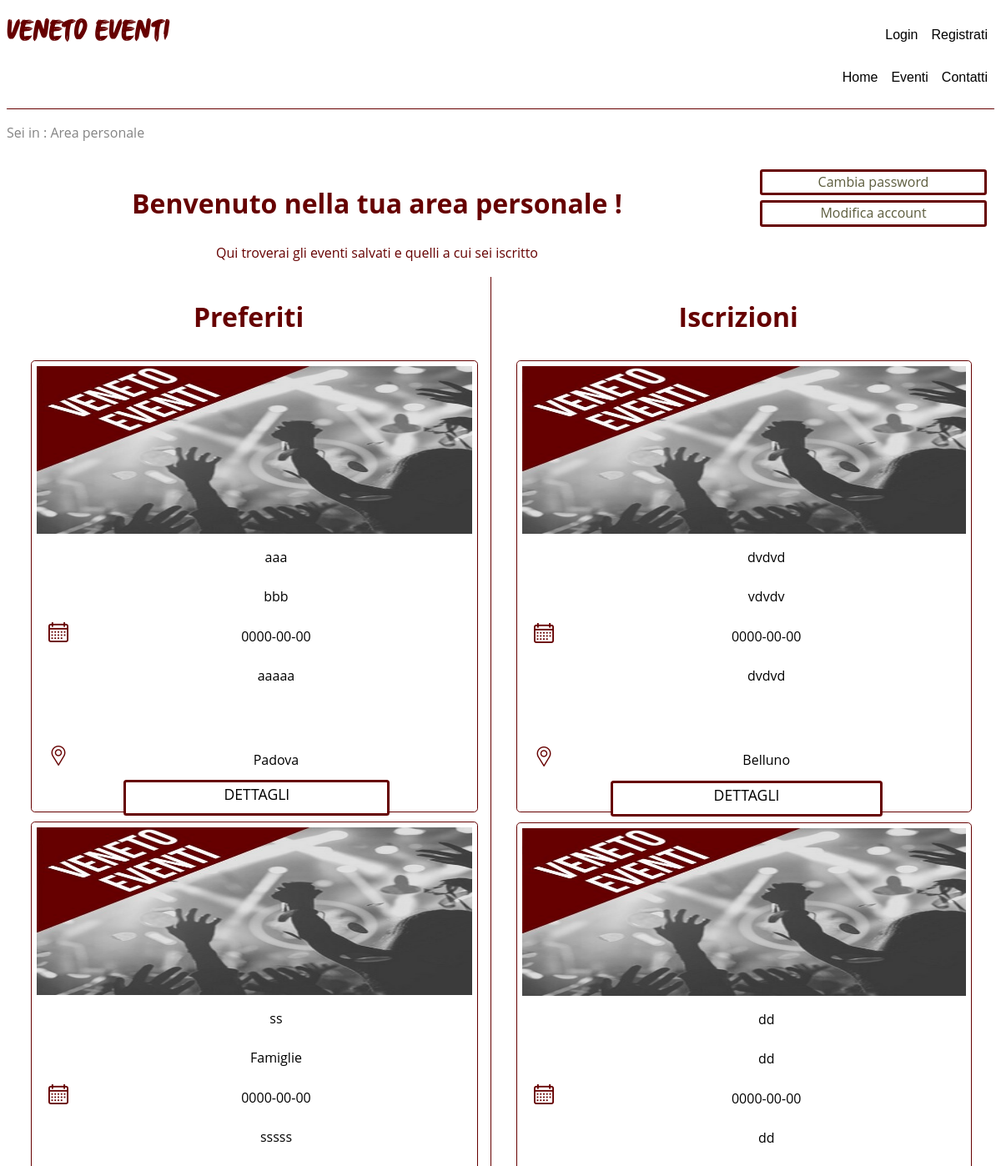
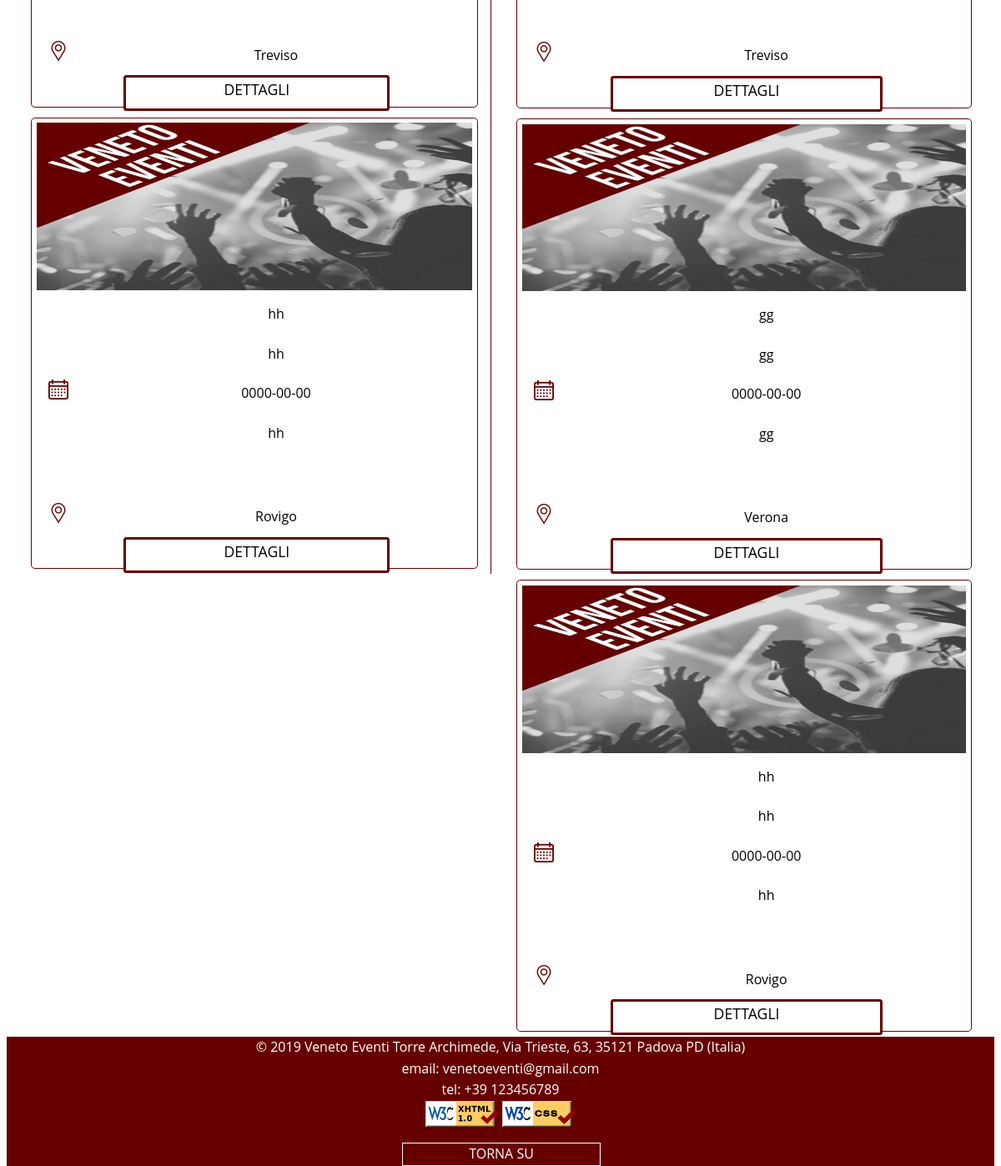
Before: /area_riservata_utente.php with the older database file (2 pictures, top to bottom).
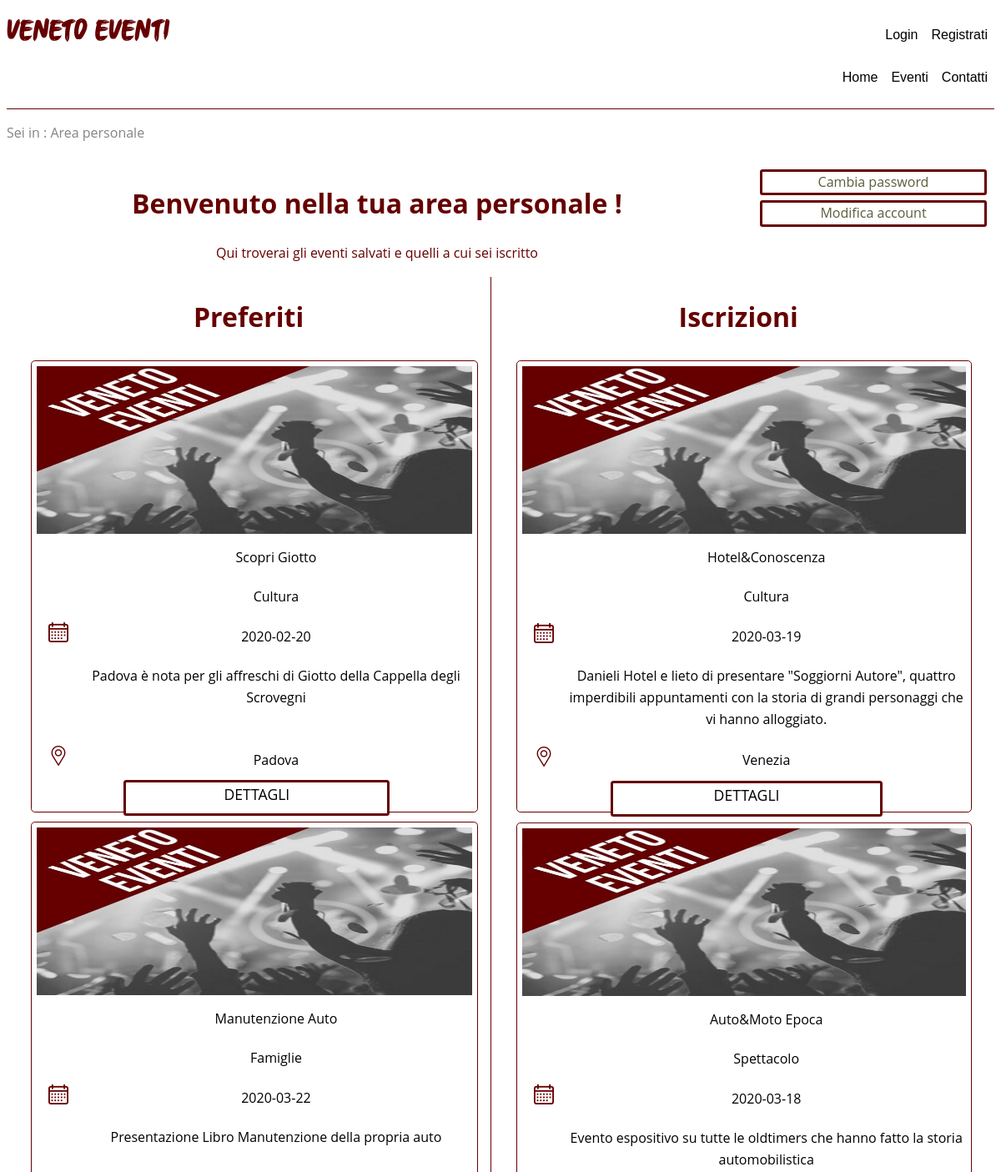
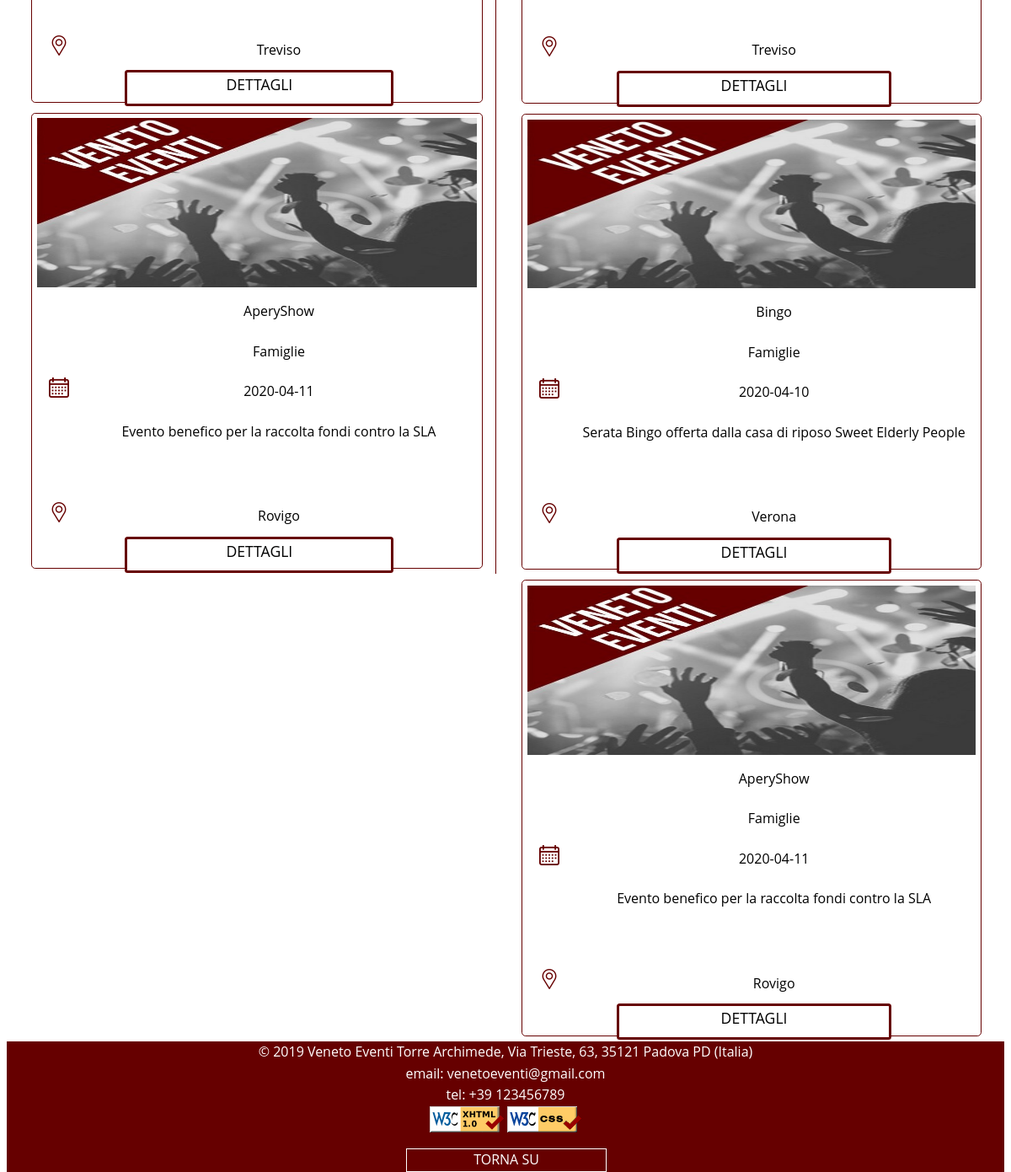
After: the same page with the newer database file (2 pictures, top to bottom).
### tables this page shows
CREATE TABLE `eventi` (
  `ID` int(11) NOT NULL,
  `Titolo` varchar(255) NOT NULL,
  `Descrizione` varchar(500) NOT NULL,
  `Luogo` varchar(255) NOT NULL,
  `Citta` enum('Venezia','Padova','Verona','Vicenza','Belluno','Treviso','Rovigo') NOT NULL,
  `Data` date NOT NULL,
  `Categoria` varchar(255) NOT NULL,
  `Azienda` varchar(255) NOT NULL
);

### area_riservata_utente.php (the view, shortened to what the rows shown need)
<html xmlns="http://www.w3.org/1999/xhtml" xml:lang="it" lang="it">
<head>
	<?php
        include_once 'functions.php';
     ?>
  </head>
<div class="pageArea">
<div class="box1">
    <div class="area-titoli">
        <h1 class="titolo ">Benvenuto nella tua area personale <?php echo $_SESSION['usernameU']; ?>!</h1>
    </div>
</div>
<div class="box-left-area preferiti" >
<?php
            require_once('functions.php');
            $tuoiTour=getEventiPrefe();
            $tour=getEventiTutti();
            $outCat="";
            $tab=9;
            if($_SESSION['eventiPrefe']===true){
                $outCat.="<h1 class='titolo'> Preferiti</h1>";
            foreach ($tuoiTour as $elem) {
                if($_SESSION['eventi']===true){
                foreach ($tour as $key) {
                    if($key&&$elem){
                    if($elem['ID']==$key['ID']){
                    $outCat.=   "<div class='evento-1 box-evento piccolo'>
                                        <div class='box-img'>
                                            <img class='img-evento' src='".getImg($key['ID'])."' alt='immagine evento'>
                                        </div>
                                        <div class='box-titolo'>
                                            <div class='box-icona'></div>
                                                <p class='scritte-evento'>".$key['Titolo']."</p>
                                        </div>
                                        <div class=\"box-categoria \">
                                            <div class=\"box-icona\"></div>
                                            <p class=\"scritte-evento\">".$key['Categoria']."</p>
                                        </div>
                                        <div class=\"box-data\">
                                            <div class=\"box-icona\">
                                                <div id=\"calendario\"></div>
                                            </div>
                                            <div class=\"box-data-evento\">
                                                <p class=\"scritte-evento\">".$key['Data']."</p>
                                            </div>
                                        </div>
                                        <div class=\"box-descr\">
                                            <div class=\"box-icona\"></div>
                                            <p class=\"scritte-evento\"> ".$key['Descrizione']."</p>
                                        </div>
                                        <div class=\"box-luogo \">
                                            <div class=\"box-icona\">
                                                <div id=\"local\"></div>
                                            </div>
                                            <div class=\"box-luogo-evento\">
                                                <p class=\"scritte-evento\">".$key['Luogo']."</p>
                                            </div>
                                        </div>
                                        <div class=\"box-dettagli\">
                                        <div class=\"box-icona\">
                                        </div>
                                            <div >
                                                <a href='dettagli_evento.php?id=".$key['ID']."' class='scritte-dettagli selezione link' tabindex='".tabIndex($tab)."'>DETTAGLI</a>
                                            </div>
                                        </div>
                                    </div>";
                                break;
                }
                $tab=$tab+1;
            }
        }}
    }}  else{$outCat.= "<div><h3> Non ci sono tour a cui partecipi. <a href='tour.php' class='messageTour' tabindex='".tabIndex($tab)."' accesskey='i'> Iscriviti </a>al tuo primo tour!</h3></div>";}
        echo $outCat;
    ?>
    </div>
    <div class="box-right-area iscrizioni">
    <?php
            require_once('functions.php');
            $tuoiTour=getEventiIscritto();
            $tour=getEventiTutti();
            $outCat="";
            if($_SESSION['eventiIscritto']===true){
                $outCat.="<h1 class=\"titolo\"> Iscrizioni</h1>";
            foreach ($tuoiTour as $elem) {
                if($_SESSION['eventi']===true){
                foreach ($tour as $key) {
                    if($key&&$elem){
                    if($elem['ID']==$key['ID']){
                    $tab=$tab+1;
                    $outCat.=   "
                                    <div class=\"evento-1 box-evento piccolo\">
                                        <div class=\"box-img\">
                                            <img class=\"img-evento\" src=\"".getImg($key['ID'])."\" alt=\"immagine evento\">
                                        </div>
                                        <div class=\"box-titolo\">
                                            <div class=\"box-icona\"></div>
                                                <p class=\"scritte-evento\">".$key['Titolo']."</p>
                                        </div>
                                        <div class=\"box-categoria \">
                                            <div class=\"box-icona\"></div>
                                            <p class=\"scritte-evento\">".$key['Categoria']."</p>
                                        </div>
                                        <div class=\"box-data\">
                                            <div class=\"box-icona\">
                                                <div id=\"calendario\"></div>
                                            </div>
                                            <div class=\"box-data-evento\">
                                                <p class=\"scritte-evento\">".$key['Data']."</p>
                                            </div>
                                        </div>
                                        <div class=\"box-descr\">
                                            <div class=\"box-icona\"></div>
                                            <p class=\"scritte-evento\"> ".$key['Descrizione']."</p>
                                        </div>
                                        <div class=\"box-luogo \">
                                            <div class=\"box-icona\">
                                                <div id=\"local\"></div>
                                            </div>
                                            <div class=\"box-luogo-evento\">
                                                <p class=\"scritte-evento\">".$key['Luogo']."</p>
                                            </div>
                                        </div>
                                        <div class=\"box-dettagli\">
                                        <div class=\"box-icona\">
                                        </div>
                                            <div >
                                                <a href='dettagli_evento.php?id=".$key['ID']."' class='scritte-dettagli selezione link' tabindex='".tabIndex($tab)."'>DETTAGLI</a>
                                            </div>
                                        </div>
                                    </div>";
                                break;
                }}
        }}
    }} else{
            $tab=$tab+1;
            $outCat.= "<div><h3> Non ci sono tour a cui partecipi. <a href='tour.php' class='messageTour' tabindex='".tabIndex($tab)."' accesskey='s'> Iscriviti </a>al tuo primo tour!</h3></div>";}
        echo $outCat;
    ?>
</div>
</div>
</body>

Changed rows visible on the page:
changed eventi "Padova": Titolo "aaa" → "Scopri Giotto"; Categoria "bbb" → "Cultura"; Data "0000-00-00" → "2020-02-20"; Descrizione "aaaaa" → "Padova è nota per gli affreschi di Giotto della Cappella degli Scrovegni"
changed eventi: Titolo "ss" → "Manutenzione Auto"; Data "0000-00-00" → "2020-03-22"; Descrizione "sssss" → "Presentazione Libro Manutenzione della propria auto"
changed eventi "Rovigo": Titolo "hh" → "AperyShow"; Categoria "hh" → "Famiglie"; Data "0000-00-00" → "2020-04-11"; Descrizione "hh" → "Evento benefico per la raccolta fondi contro la SLA"
changed eventi: Titolo "dvdvd" → "Hotel&Conoscenza"; Categoria "vdvdv" → "Cultura"; Data "0000-00-00" → "2020-03-19"; Descrizione "dvdvd" → "Danieli Hotel e lieto di presentare \"Soggiorni Autore\", quattro imperdibili appuntamenti con la storia di grandi personaggi che vi hanno alloggiato."; Luogo "Belluno" → "Venezia"
changed eventi: Titolo "dd" → "Auto&Moto Epoca"; Categoria "dd" → "Spettacolo"; Data "0000-00-00" → "2020-03-18"; Descrizione "dd" → "Evento espositivo su tutte le oldtimers che hanno fatto la storia automobilistica"
changed eventi "Verona": Titolo "gg" → "Bingo"; Categoria "gg" → "Famiglie"; Data "0000-00-00" → "2020-04-10"; Descrizione "gg" → "Serata Bingo offerta dalla casa di riposo Sweet Elderly People"
